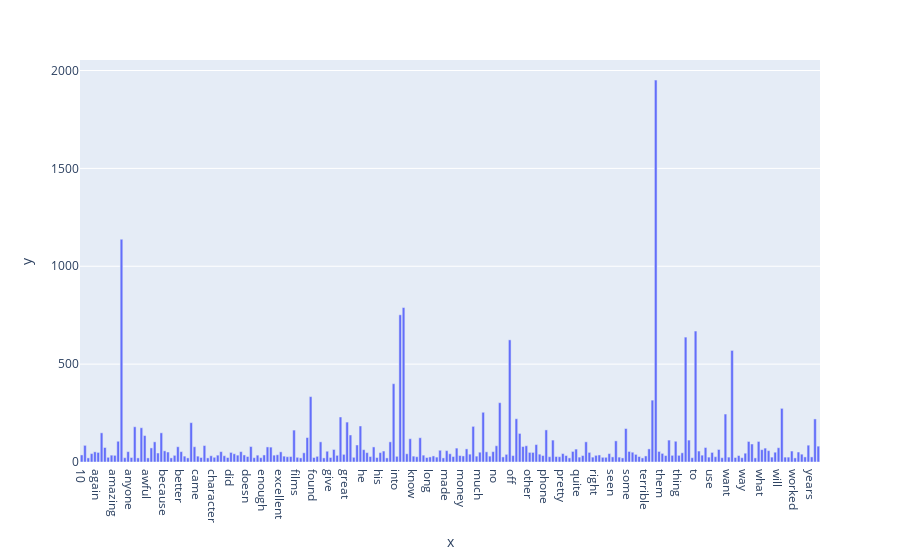

Notebook source saved alongside this figure:
### Code cell
# Want to get the graph that shows only the terms that occur more than 20 times
term_frequency_graph(count_vect.get_feature_names_out(), term_frequencies, 20)

### Figure 1 — Plotly figure (JSON) as saved in the notebook; plotly's stock layout.template omitted (floating-point values rounded to 4 significant figures; data arrays with more than 128 entries replaced by an {"elided": "..."} marker saying what was removed)
{"data": [{"alignmentgroup": "True", "hovertemplate": "x=%{x}<br>y=%{y}<extra></extra>", "legendgroup": "", "marker": {"color": "#636efa", "pattern": {"shape": ""}}, "name": "", "offsetgroup": "", "orientation": "v", "showlegend": false, "textposition": "auto", "type": "bar", "x": {"elided": "223 str values"}, "xaxis": "x", "y": {"elided": "223 int values"}, "yaxis": "y"}], "layout": {"barmode": "relative", "legend": {"tracegroupgap": 0}, "margin": {"t": 60}, "xaxis": {"anchor": "y", "domain": [0, 1], "title": {"text": "x"}}, "yaxis": {"anchor": "x", "domain": [0, 1], "title": {"text": "y"}}}}
